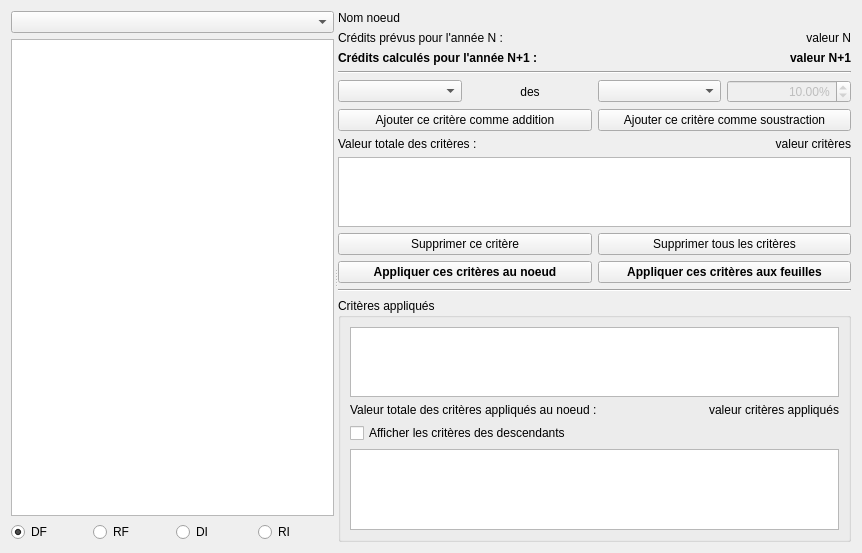
<?xml version="1.0" encoding="UTF-8"?>
<ui version="4.0">
 <class>FormAuditPrevisions</class>
 <widget class="QWidget" name="FormAuditPrevisions">
  <property name="geometry">
   <rect>
    <x>0</x>
    <y>0</y>
    <width>862</width>
    <height>553</height>
   </rect>
  </property>
  <property name="windowTitle">
   <string>Elaboration du budget</string>
  </property>
  <layout class="QVBoxLayout" name="verticalLayout">
   <item>
    <widget class="QSplitter" name="splitter">
     <property name="orientation">
      <enum>Qt::Horizontal</enum>
     </property>
     <widget class="QWidget" name="layoutWidget">
      <layout class="QGridLayout" name="gridLayout_2">
       <item row="1" column="0" colspan="4">
        <widget class="QTreeView" name="treeView">
         <property name="sizePolicy">
          <sizepolicy hsizetype="Expanding" vsizetype="Expanding">
           <horstretch>1</horstretch>
           <verstretch>0</verstretch>
          </sizepolicy>
         </property>
         <property name="editTriggers">
          <set>QAbstractItemView::NoEditTriggers</set>
         </property>
         <property name="showDropIndicator" stdset="0">
          <bool>false</bool>
         </property>
         <attribute name="headerVisible">
          <bool>false</bool>
         </attribute>
        </widget>
       </item>
       <item row="2" column="0">
        <widget class="QRadioButton" name="radioButtonDF">
         <property name="text">
          <string>DF</string>
         </property>
         <property name="checked">
          <bool>true</bool>
         </property>
        </widget>
       </item>
       <item row="2" column="1">
        <widget class="QRadioButton" name="radioButtonRF">
         <property name="text">
          <string>RF</string>
         </property>
        </widget>
       </item>
       <item row="2" column="2">
        <widget class="QRadioButton" name="radioButtonDI">
         <property name="text">
          <string>DI</string>
         </property>
        </widget>
       </item>
       <item row="2" column="3">
        <widget class="QRadioButton" name="radioButtonRI">
         <property name="text">
          <string>RI</string>
         </property>
        </widget>
       </item>
       <item row="0" column="0" colspan="4">
        <widget class="QComboBox" name="comboListPrevisions"/>
       </item>
      </layout>
     </widget>
     <widget class="QWidget" name="layoutWidget_1">
      <layout class="QGridLayout" name="gridLayout">
       <item row="8" column="2" colspan="2">
        <widget class="QPushButton" name="pushButtonDeleteAll">
         <property name="text">
          <string>Supprimer tous les critères</string>
         </property>
        </widget>
       </item>
       <item row="4" column="0">
        <widget class="QComboBox" name="comboBoxOperators"/>
       </item>
       <item row="4" column="1">
        <widget class="QLabel" name="label_3">
         <property name="text">
          <string>des</string>
         </property>
         <property name="alignment">
          <set>Qt::AlignCenter</set>
         </property>
        </widget>
       </item>
       <item row="5" column="0" colspan="2">
        <widget class="QPushButton" name="pushButtonAddCriteriaToAdd">
         <property name="text">
          <string>Ajouter ce critère comme addition</string>
         </property>
        </widget>
       </item>
       <item row="4" column="2">
        <widget class="QComboBox" name="comboBoxORED"/>
       </item>
       <item row="4" column="3">
        <widget class="QDoubleSpinBox" name="doubleSpinBox">
         <property name="enabled">
          <bool>false</bool>
         </property>
         <property name="alignment">
          <set>Qt::AlignRight|Qt::AlignTrailing|Qt::AlignVCenter</set>
         </property>
         <property name="correctionMode">
          <enum>QAbstractSpinBox::CorrectToNearestValue</enum>
         </property>
         <property name="showGroupSeparator" stdset="0">
          <bool>false</bool>
         </property>
         <property name="suffix">
          <string>%</string>
         </property>
         <property name="maximum">
          <double>9999999999.000000000000000</double>
         </property>
         <property name="value">
          <double>10.000000000000000</double>
         </property>
        </widget>
       </item>
       <item row="1" column="0" colspan="2">
        <widget class="QLabel" name="label_2">
         <property name="text">
          <string>Crédits prévus pour l'année N :</string>
         </property>
        </widget>
       </item>
       <item row="5" column="2" colspan="2">
        <widget class="QPushButton" name="pushButtonAddCriteriaToSubstract">
         <property name="text">
          <string>Ajouter ce critère comme soustraction</string>
         </property>
        </widget>
       </item>
       <item row="6" column="0" colspan="3">
        <widget class="QLabel" name="label">
         <property name="text">
          <string>Valeur totale des critères :</string>
         </property>
        </widget>
       </item>
       <item row="0" column="0" colspan="4">
        <widget class="QLabel" name="labelNodeName">
         <property name="text">
          <string>Nom noeud</string>
         </property>
         <property name="wordWrap">
          <bool>true</bool>
         </property>
        </widget>
       </item>
       <item row="1" column="2" colspan="2">
        <widget class="QLabel" name="labelValueN">
         <property name="text">
          <string>valeur N</string>
         </property>
         <property name="alignment">
          <set>Qt::AlignRight|Qt::AlignTrailing|Qt::AlignVCenter</set>
         </property>
        </widget>
       </item>
       <item row="6" column="3">
        <widget class="QLabel" name="labelValuePrevisionItem">
         <property name="text">
          <string>valeur critères</string>
         </property>
         <property name="alignment">
          <set>Qt::AlignRight|Qt::AlignTrailing|Qt::AlignVCenter</set>
         </property>
        </widget>
       </item>
       <item row="2" column="3">
        <widget class="QLabel" name="labelValueNplus1">
         <property name="font">
          <font>
           <weight>75</weight>
           <bold>true</bold>
          </font>
         </property>
         <property name="text">
          <string>valeur N+1</string>
         </property>
         <property name="alignment">
          <set>Qt::AlignRight|Qt::AlignTrailing|Qt::AlignVCenter</set>
         </property>
        </widget>
       </item>
       <item row="2" column="0" colspan="3">
        <widget class="QLabel" name="label_4">
         <property name="font">
          <font>
           <weight>75</weight>
           <bold>true</bold>
          </font>
         </property>
         <property name="text">
          <string>Crédits calculés pour l'année N+1 :</string>
         </property>
        </widget>
       </item>
       <item row="9" column="2" colspan="2">
        <widget class="QPushButton" name="pushButtonApplyToLeaves">
         <property name="font">
          <font>
           <weight>75</weight>
           <bold>true</bold>
          </font>
         </property>
         <property name="text">
          <string>Appliquer ces critères aux feuilles</string>
         </property>
        </widget>
       </item>
       <item row="8" column="0" colspan="2">
        <widget class="QPushButton" name="pushButtonDelCriteria">
         <property name="text">
          <string>Supprimer ce critère</string>
         </property>
        </widget>
       </item>
       <item row="9" column="0" colspan="2">
        <widget class="QPushButton" name="pushButtonApplyToNode">
         <property name="font">
          <font>
           <weight>75</weight>
           <bold>true</bold>
          </font>
         </property>
         <property name="text">
          <string>Appliquer ces critères au noeud</string>
         </property>
        </widget>
       </item>
       <item row="7" column="0" colspan="4">
        <widget class="QTableView" name="tableViewRecentCriteria">
         <property name="sizePolicy">
          <sizepolicy hsizetype="Expanding" vsizetype="Expanding">
           <horstretch>2</horstretch>
           <verstretch>1</verstretch>
          </sizepolicy>
         </property>
         <property name="editTriggers">
          <set>QAbstractItemView::NoEditTriggers</set>
         </property>
         <property name="selectionMode">
          <enum>QAbstractItemView::SingleSelection</enum>
         </property>
         <property name="selectionBehavior">
          <enum>QAbstractItemView::SelectRows</enum>
         </property>
         <property name="wordWrap">
          <bool>false</bool>
         </property>
         <property name="cornerButtonEnabled">
          <bool>false</bool>
         </property>
         <attribute name="horizontalHeaderStretchLastSection">
          <bool>true</bool>
         </attribute>
         <attribute name="verticalHeaderVisible">
          <bool>false</bool>
         </attribute>
         <attribute name="verticalHeaderDefaultSectionSize">
          <number>21</number>
         </attribute>
        </widget>
       </item>
       <item row="11" column="0" colspan="4">
        <widget class="QGroupBox" name="groupBox">
         <property name="title">
          <string>Critères appliqués</string>
         </property>
         <layout class="QGridLayout" name="gridLayout_3">
          <item row="1" column="0" colspan="2">
           <widget class="QTableView" name="tableViewCriteria">
            <property name="sizePolicy">
             <sizepolicy hsizetype="Expanding" vsizetype="Expanding">
              <horstretch>2</horstretch>
              <verstretch>1</verstretch>
             </sizepolicy>
            </property>
            <property name="editTriggers">
             <set>QAbstractItemView::NoEditTriggers</set>
            </property>
            <property name="showDropIndicator" stdset="0">
             <bool>false</bool>
            </property>
            <property name="selectionMode">
             <enum>QAbstractItemView::NoSelection</enum>
            </property>
            <property name="selectionBehavior">
             <enum>QAbstractItemView::SelectRows</enum>
            </property>
            <property name="wordWrap">
             <bool>false</bool>
            </property>
            <property name="cornerButtonEnabled">
             <bool>false</bool>
            </property>
            <attribute name="horizontalHeaderStretchLastSection">
             <bool>true</bool>
            </attribute>
            <attribute name="verticalHeaderVisible">
             <bool>false</bool>
            </attribute>
            <attribute name="verticalHeaderDefaultSectionSize">
             <number>21</number>
            </attribute>
           </widget>
          </item>
          <item row="4" column="0" colspan="2">
           <widget class="QTextBrowser" name="textBrowser">
            <property name="sizePolicy">
             <sizepolicy hsizetype="Expanding" vsizetype="Expanding">
              <horstretch>2</horstretch>
              <verstretch>3</verstretch>
             </sizepolicy>
            </property>
            <property name="font">
             <font>
              <pointsize>8</pointsize>
             </font>
            </property>
            <property name="lineWrapMode">
             <enum>QTextEdit::NoWrap</enum>
            </property>
            <property name="readOnly">
             <bool>true</bool>
            </property>
            <property name="openLinks">
             <bool>false</bool>
            </property>
           </widget>
          </item>
          <item row="3" column="0" colspan="2">
           <widget class="QCheckBox" name="checkBoxDisplayLeafCriteria">
            <property name="text">
             <string>Afficher les critères des descendants</string>
            </property>
           </widget>
          </item>
          <item row="2" column="0">
           <widget class="QLabel" name="label_5">
            <property name="text">
             <string>Valeur totale des critères appliqués au noeud :</string>
            </property>
           </widget>
          </item>
          <item row="2" column="1">
           <widget class="QLabel" name="labelValueAppliedItems">
            <property name="text">
             <string>valeur critères appliqués</string>
            </property>
            <property name="alignment">
             <set>Qt::AlignRight|Qt::AlignTrailing|Qt::AlignVCenter</set>
            </property>
           </widget>
          </item>
         </layout>
        </widget>
       </item>
       <item row="3" column="0" colspan="4">
        <widget class="Line" name="line">
         <property name="orientation">
          <enum>Qt::Horizontal</enum>
         </property>
        </widget>
       </item>
       <item row="10" column="0" colspan="4">
        <widget class="Line" name="line_2">
         <property name="orientation">
          <enum>Qt::Horizontal</enum>
         </property>
        </widget>
       </item>
      </layout>
     </widget>
    </widget>
   </item>
  </layout>
 </widget>
 <resources/>
 <connections/>
</ui>
